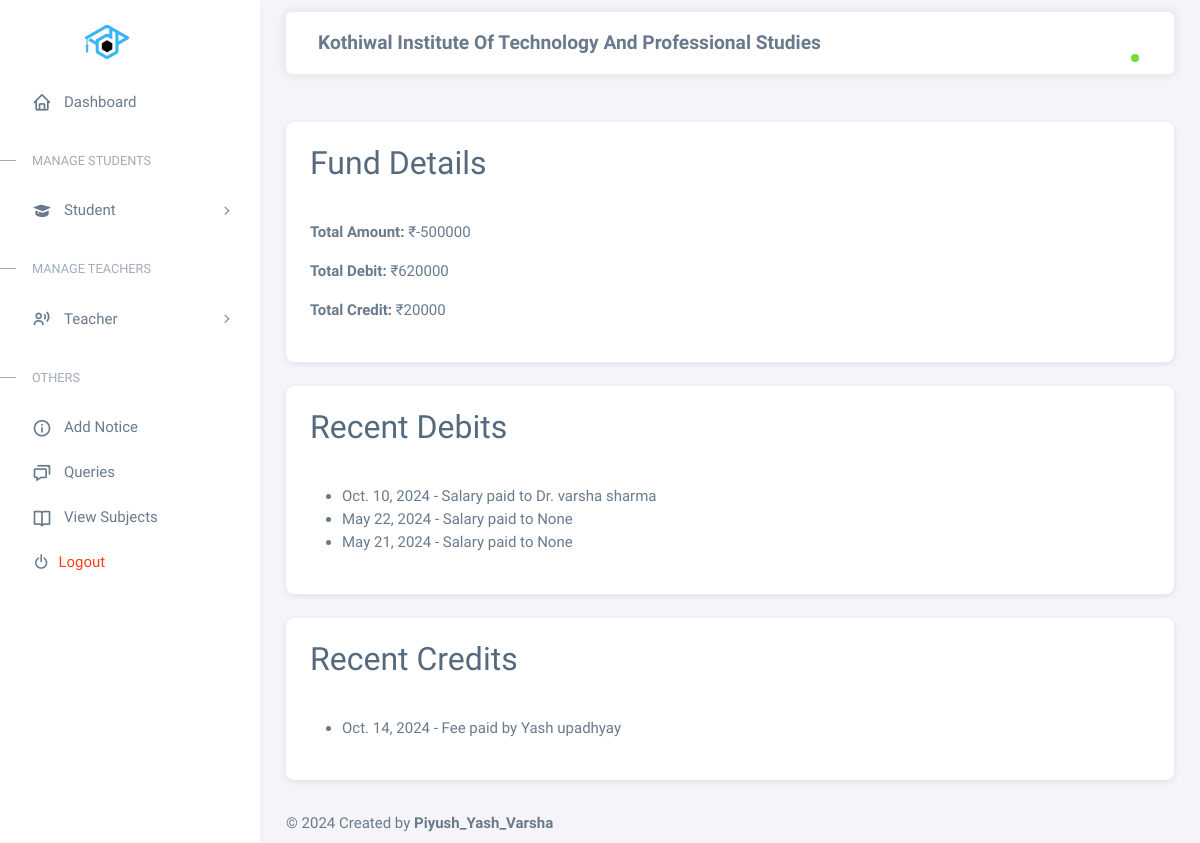
Page /funds/ on the committed database.
### asms_app/models.py (models this page shows)
class Fund(models.Model):
    amount = models.IntegerField(default=100000)
    debit = models.IntegerField(default=0)
    credit = models.IntegerField(default=0)

class Salary(models.Model):
    date = models.DateField(auto_now=True)
    teacher = models.ForeignKey(Teacher, on_delete=models.SET_NULL, null=True)
    amount = models.IntegerField()
    paid = models.IntegerField()
    due = models.CharField(max_length=20, default="None", null=True)
    status = models.BooleanField(default=False)
    updated = models.DateTimeField(auto_now_add=True)
    created = models.DateTimeField(auto_now=True)
    class Meta:
        ordering = ['date','-updated','-created']

class Teacher(models.Model):
    teacher = models.BooleanField(default=True)
    utype = models.CharField(max_length=20,default='Teacher')
    username = models.CharField(max_length=100, primary_key=True)
    name = models.CharField(max_length=50)
    email = models.CharField(max_length=50)
    tclass = models.CharField(max_length=50)
    pic = models.FileField(max_length=100, upload_to='Teacher/' , default="")
    password = models.CharField(max_length=32, default="Teaceher")
    phone = models.CharField(max_length=14)
    tsalary = models.CharField(max_length=50)
    address = models.TextField()
    qualification = models.CharField(max_length=50)
    experience = models.CharField(max_length=50)
    created = models.DateTimeField(auto_now=True)
    class Meta:
        ordering = ['-created']
    def __str__(self) -> str:
        return self.name

class Fee(models.Model):
    student = models.ForeignKey(Student, on_delete=models.SET_NULL, null=True)
    paid = models.IntegerField()
    date = models.DateField(default=timezone.now)
    due = models.CharField(max_length=20, default=None)
    payment = models.FileField(max_length=100, upload_to='Payments/')
    status = models.BooleanField(default=False)
    updated = models.DateTimeField(auto_now_add=True)
    created = models.DateTimeField(auto_now=True)
    class Meta:
        ordering = ['date','-updated','-created']

class Student(models.Model):
    student = models.BooleanField(default=True)
    utype = models.CharField(max_length=20,default='Student')
    username = models.CharField(max_length=100, primary_key=True)
    name = models.CharField(max_length=50)
    sfee = models.IntegerField()
    balance = models.IntegerField(default=0)
    sclass = models.CharField(max_length=50)
    fathers_name = models.CharField(max_length=50)
    DoB = models.DateField()
    fathers_phone = models.CharField(max_length=50)
    email = models.CharField(max_length=50)
    phone = models.CharField(max_length=14)
    password = models.CharField(max_length=32, default="Student")
    address = models.TextField()
    pic = models.FileField(max_length=100, upload_to='Student/')
    created = models.DateTimeField(auto_now=True)
    department = models.CharField(max_length=50, default='default_department')  # New field for department
    section = models.CharField(max_length=10, default='default_section')
    class Meta:
        ordering = ['-created']
    def __str__(self) -> str:
        return self.name

### asms_app/views.py (the view)
# urls.py: path('funds/', funds, name='funds'),
def funds(request):
    key = request.session.get('session_key')
    user = None
    if key:
        try:
            user = AcedemiaAdmin.objects.get(username=key)
        except AcedemiaAdmin.DoesNotExist:
            return redirect('home')
    fund = Fund.objects.first()
    recent_debits = Salary.objects.order_by('-date')[:5]
    total_debit = sum(salary.amount for salary in recent_debits)
    recent_credits = Fee.objects.order_by('-date')[:5]
    total_credit = sum(fee.paid for fee in recent_credits)
    previous_debit = request.session.get('previous_debit', 0)
    previous_credit = request.session.get('previous_credit', 0)
    debit_diff = total_debit - previous_debit
    credit_diff = total_credit - previous_credit
    fund.debit += debit_diff
    fund.credit += credit_diff
    fund.amount += credit_diff - debit_diff
    fund.save()
    request.session['previous_debit'] = total_debit
    request.session['previous_credit'] = total_credit
    return render(request, 'funds.html', {'user':user,'fund': fund, 'recent_debits': recent_debits, 'recent_credits': recent_credits})

### asms_app/templates/funds.html
{% extends 'base.html' %}
{% block content %}
<div class="container mt-5">
    <div class="card mb-4">
        <div class="card-header">
            <h2>Fund Details</h2>
        </div>
        <div class="card-body">
            <p><strong>Total Amount:</strong> ₹{{ fund.amount }}</p>
            <p><strong>Total Debit:</strong> ₹{{ fund.debit }}</p>
            <p><strong>Total Credit:</strong> ₹{{ fund.credit }}</p>
        </div>
    </div>
    <div class="card mb-4">
        <div class="card-header">
            <h2>Recent Debits</h2>
        </div>
        <div class="card-body">
            <ul>
                {% for debit in recent_debits %}
                <li>{{ debit.date }} - Salary paid to {{ debit.teacher }}</li>
                {% empty %}
                <li>No recent debits</li>
                {% endfor %}
            </ul>
        </div>
    </div>
    <div class="card mb-4">
        <div class="card-header">
            <h2>Recent Credits</h2>
        </div>
        <div class="card-body">
            <ul>
                {% for credit in recent_credits %}
                <li>{{ credit.date }} - Fee paid by {{ credit.student }}</li>
                {% empty %}
                <li>No recent credits</li>
                {% endfor %}
            </ul>
        </div>
    </div>
</div>
{% endblock %}

### rows in the picture
Fund: amount "-500000", debit "620000", credit "20000"
Salary: date "Oct. 10, 2024", teacher "Dr. varsha sharma"
Salary: date "May 22, 2024", teacher "None"
Salary: date "May 21, 2024", teacher "None"
Fee: date "Oct. 14, 2024", student "Yash upadhyay"
